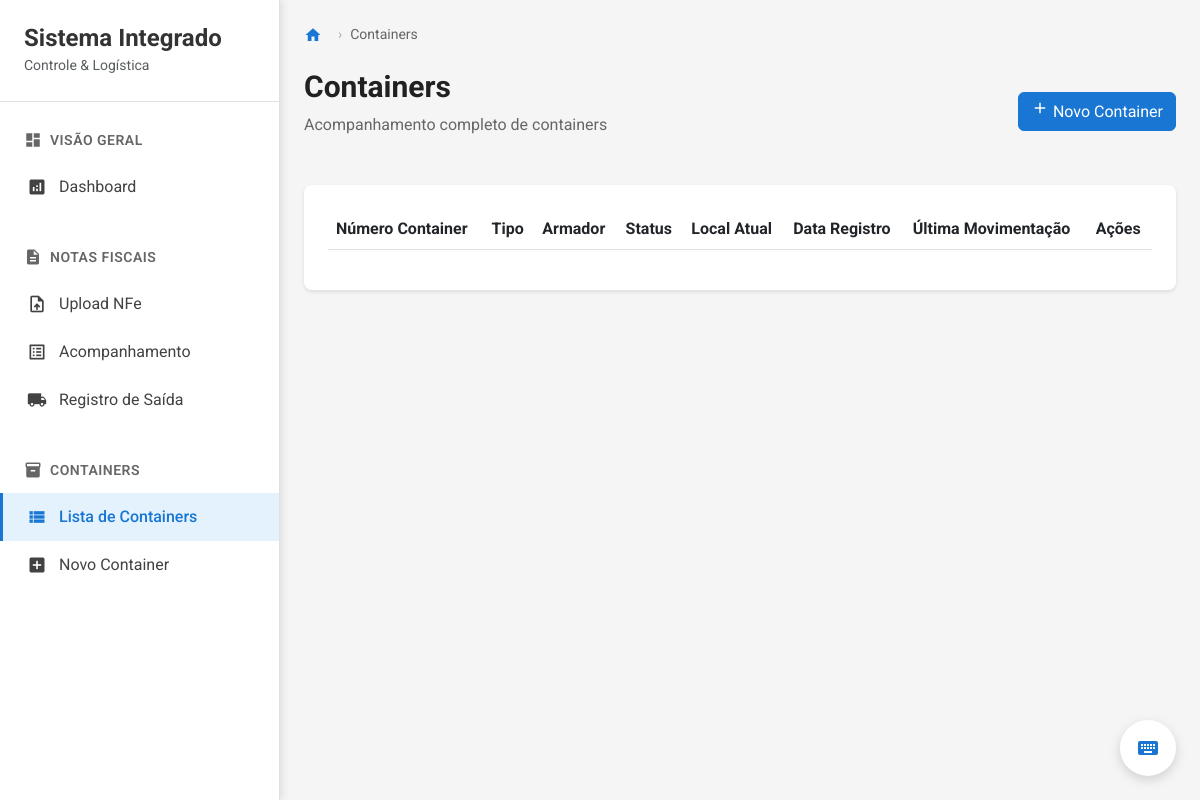
The app's page /containers, older data.
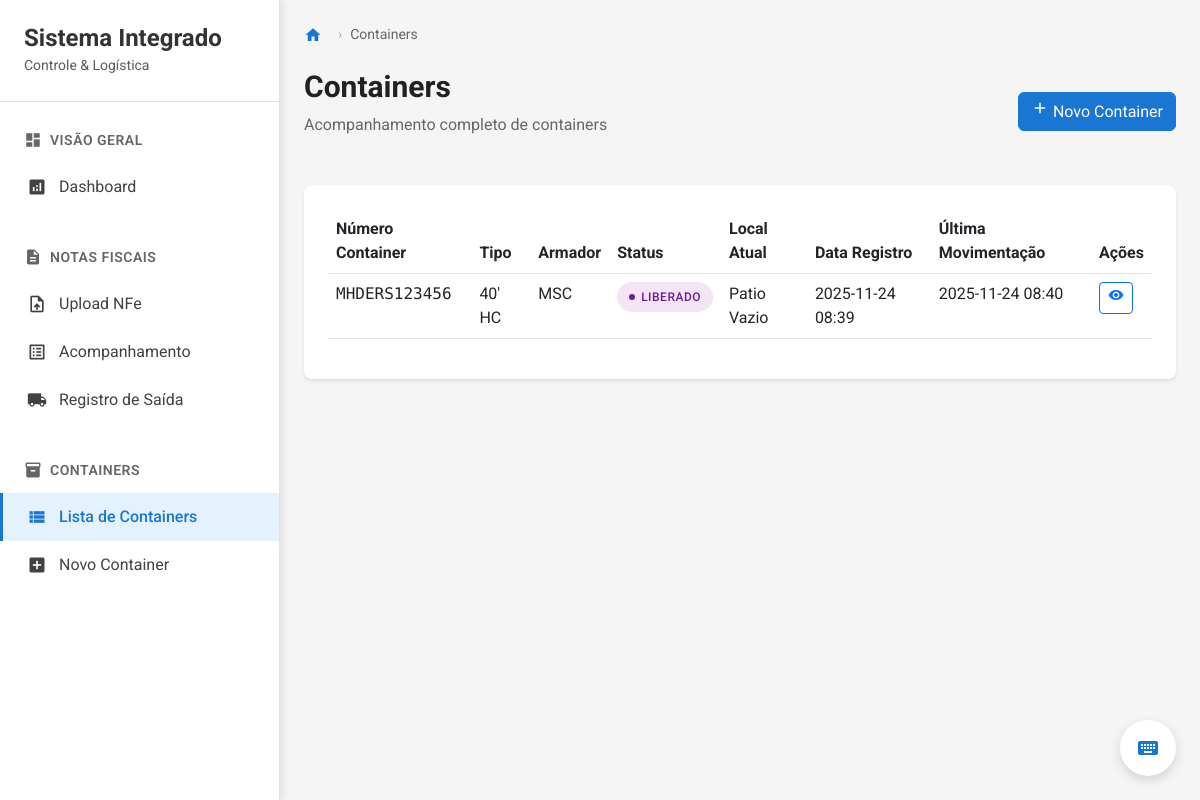
The same page, newer data.
### tables this page shows
CREATE TABLE containers (
            id INTEGER PRIMARY KEY AUTOINCREMENT,
            numero_container TEXT NOT NULL UNIQUE,
            tipo TEXT NOT NULL,
            armador TEXT NOT NULL,
            status TEXT NOT NULL DEFAULT 'portaria',
            local_atual TEXT NOT NULL DEFAULT 'portaria',
            data_registro TEXT NOT NULL,
            data_atualizacao TEXT NOT NULL
        );

### app.py (the view)
@app.route('/containers')
def containers():
    containers_list = listar_containers()
    return render_template('containers.html', containers=containers_list)

### database.py (called while the page is built)
def get_db():
    conn = sqlite3.connect(DATABASE)
    conn.row_factory = sqlite3.Row
    conn.execute('PRAGMA foreign_keys = ON')
    return conn

def listar_containers():
    conn = get_db()
    cursor = conn.cursor()
    cursor.execute('''
        SELECT
            c.*,
            (SELECT MAX(rm.data_movimento)
             FROM registro_movimentacao rm
             WHERE rm.container_id = c.id) as ultima_movimentacao
        FROM containers c
        ORDER BY c.data_registro DESC
    ''')
    containers = cursor.fetchall()
    conn.close()
    return containers

### templates/containers.html (shortened to what this page needs)
{% extends "base.html" %}
{% block breadcrumb_items %}
<li class="breadcrumb-item active" aria-current="page">Containers</li>
{% endblock %}
{% block content %}
<div class="page-header d-flex justify-content-between align-items-center">
    <div>
        <h1 class="page-title">Containers</h1>
        <p class="page-subtitle">Acompanhamento completo de containers</p>
    </div>
    <a href="{{ url_for('container_novo') }}" class="btn btn-primary">
        <span class="material-icons" style="font-size: 18px;">add</span>
        Novo Container
    </a>
</div>
<div class="table-responsive">
    <table id="containersTable" class="table table-hover">
        <thead>
            <tr>
                <th>Número Container</th>
                <th>Tipo</th>
                <th>Armador</th>
                <th>Status</th>
                <th>Local Atual</th>
                <th>Data Registro</th>
                <th>Última Movimentação</th>
                <th>Ações</th>
            </tr>
        </thead>
        <tbody>
            {% for container in containers %}
            <tr>
                <td><span class="container-number">{{ container.numero_container }}</span></td>
                <td>{{ container.tipo }}</td>
                <td>{{ container.armador }}</td>
                <td>
                    <span class="status-badge {{ container.status }}">
                        <span class="dot"></span>
                        {% if container.status == 'portaria' %}Portaria
                        {% elif container.status == 'patio_cheio' %}Pátio Cheio
                        {% elif container.status == 'desova' %}Desova
                        {% elif container.status == 'patio_vazio' %}Pátio Vazio
                        {% elif container.status == 'liberado_saida' %}Liberado
                        {% endif %}
                    </span>
                </td>
                <td>{{ container.local_atual.replace('_', ' ').title() }}</td>
                <td>{{ container.data_registro[:16] if container.data_registro else '-' }}</td>
                <td>{{ container.ultima_movimentacao[:16] if container.ultima_movimentacao else '-' }}</td>
                <td>
                    <div class="btn-group">
                        <a href="{{ url_for('container_detalhe', container_id=container.id) }}" class="btn btn-sm btn-outline-primary" title="Ver detalhes">
                            <span class="material-icons" style="font-size: 16px;">visibility</span>
                        </a>
                    </div>
                </td>
            </tr>
            {% endfor %}
        </tbody>
    </table>
</div>
{% endblock %}

### templates/base.html (shortened to what this page needs)
<!DOCTYPE html>
<html lang="pt-BR">
<head>
    <link href="https://cdn.jsdelivr.net/npm/bootstrap@5.3.0/dist/css/bootstrap.min.css" rel="stylesheet">
    <link href="https://cdn.datatables.net/1.13.6/css/dataTables.bootstrap5.min.css" rel="stylesheet">
    <link href="{{ url_for('static', filename='css/style.css') }}" rel="stylesheet">
</head>
<body>
    <button class="keyboard-shortcuts-btn" id="keyboardShortcutsBtn" aria-label="Atalhos de teclado" title="Atalhos de teclado (Alt+?)">
        <span class="material-icons">keyboard</span>
    </button>
    <div class="d-flex">
        <nav id="sidebar" class="sidebar bg-white border-end">
            <div class="sidebar-header p-4">
                <div class="d-flex justify-content-between align-items-start">
                    <div>
                        <h4 class="mb-0 fw-bold">Sistema Integrado</h4>
                        <small class="text-muted">Controle & Logística</small>
                    </div>
                </div>
            </div>
            <div class="sidebar-menu">
                <div class="menu-section">
                    <div class="section-title">
                        <span class="material-icons">dashboard</span>
                        <span>Visão Geral</span>
                    </div>
                    <a href="{{ url_for('dashboard') }}" class="menu-item {% if request.endpoint == 'dashboard' %}active{% endif %}">
                        <span class="material-icons">analytics</span>
                        <span>Dashboard</span>
                    </a>
                </div>
                <div class="menu-section">
                    <div class="section-title">
                        <span class="material-icons">description</span>
                        <span>Notas Fiscais</span>
                    </div>
                    <a href="{{ url_for('upload') }}" class="menu-item {% if request.endpoint == 'upload' %}active{% endif %}">
                        <span class="material-icons">upload_file</span>
                        <span>Upload NFe</span>
                    </a>
                    <a href="{{ url_for('acompanhamento') }}" class="menu-item {% if request.endpoint == 'acompanhamento' %}active{% endif %}">
                        <span class="material-icons">list_alt</span>
                        <span>Acompanhamento</span>
                    </a>
                    <a href="{{ url_for('saida') }}" class="menu-item {% if request.endpoint == 'saida' %}active{% endif %}">
                        <span class="material-icons">local_shipping</span>
                        <span>Registro de Saída</span>
                    </a>
                </div>
                <div class="menu-section">
                    <div class="section-title">
                        <span class="material-icons">inventory_2</span>
                        <span>Containers</span>
                    </div>
                    <a href="{{ url_for('containers') }}" class="menu-item {% if request.endpoint == 'containers' %}active{% endif %}">
                        <span class="material-icons">view_list</span>
                        <span>Lista de Containers</span>
                    </a>
                    <a href="{{ url_for('container_novo') }}" class="menu-item {% if request.endpoint == 'container_novo' %}active{% endif %}">
                        <span class="material-icons">add_box</span>
                        <span>Novo Container</span>
                    </a>
                </div>
            </div>
        </nav>
        <main class="main-content flex-grow-1">
            <div class="container-fluid px-4 py-4">
                {% block breadcrumb %}
                <nav aria-label="breadcrumb" class="breadcrumb-nav">
                    <ol class="breadcrumb">
                        <li class="breadcrumb-item"><a href="{{ url_for('index') }}"><span class="material-icons">home</span></a></li>
                        {% block breadcrumb_items %}{% endblock %}
                    </ol>
                </nav>
                {% endblock %}
                {% block content %}{% endblock %}
            </div>
        </main>
    </div>
</body>
</html>

### static/css/style.css (style rules this page uses)
:root { --primary-color: #1976d2; --primary-dark: #1565c0; --secondary-color: #424242; --success-color: #388e3c; --warning-color: #f57c00; --danger-color: #d32f2f; --info-color: #0288d1; --sidebar-width: 280px; }
* { margin: 0; padding: 0; box-sizing: border-box; }
body { font-family: 'Roboto', sans-serif; background-color: #f5f5f5; color: #333; }
.sidebar { width: var(--sidebar-width); min-height: 100vh; position: fixed; left: 0; top: 0; overflow-y: auto; box-shadow: 2px 0 8px rgba(0,0,0,0.1); }
.sidebar-header { border-bottom: 1px solid #e0e0e0; }
.sidebar-menu { padding: 1rem 0; }
.menu-section { margin-bottom: 1.5rem; }
.section-title { display: flex; align-items: center; gap: 0.5rem; padding: 0.75rem 1.5rem; font-size: 0.875rem; font-weight: 600; text-transform: uppercase; color: #666; letter-spacing: 0.5px; }
.section-title .material-icons { font-size: 18px; }
.menu-item { display: flex; align-items: center; gap: 0.75rem; padding: 0.75rem 1.5rem; color: #424242; text-decoration: none; transition: all 0.2s; border-left: 3px solid transparent; }
.menu-item.active { background-color: #e3f2fd; color: var(--primary-color); border-left-color: var(--primary-color); font-weight: 500; }
.menu-item .material-icons { font-size: 20px; }
.main-content { margin-left: var(--sidebar-width); min-height: 100vh; }
.page-header { margin-bottom: 2rem; }
.page-title { font-size: 1.875rem; font-weight: 700; color: #212121; margin-bottom: 0.5rem; }
.page-subtitle { color: #666; font-size: 1rem; }
.status-badge { display: inline-flex; align-items: center; gap: 0.375rem; padding: 0.375rem 0.75rem; border-radius: 9999px; font-size: 0.75rem; font-weight: 500; text-transform: uppercase; letter-spacing: 0.5px; }
.status-badge .dot { width: 6px; height: 6px; border-radius: 50%; }
.status-badge.liberado_saida { background-color: #f3e5f5; color: #6a1b9a; }
.status-badge.liberado_saida .dot { background-color: #6a1b9a; }
.btn-primary { background-color: var(--primary-color); border-color: var(--primary-color); }
.table-responsive { background: white; border-radius: 8px; padding: 1.5rem; box-shadow: 0 2px 4px rgba(0,0,0,0.1); }
.container-number { font-family: 'Roboto Mono', monospace; font-weight: 500; }
.breadcrumb-nav { margin-bottom: 1.5rem; }
.breadcrumb { background-color: transparent; padding: 0; margin-bottom: 0; font-size: 0.875rem; }
.breadcrumb-item { display: flex; align-items: center; }
.breadcrumb-item a { color: var(--primary-color); text-decoration: none; display: flex; align-items: center; transition: all 0.2s; }
.breadcrumb-item a .material-icons { font-size: 18px; }
.breadcrumb-item.active { color: #666; }
.breadcrumb-item + .breadcrumb-item::before { content: "›"; padding: 0 0.5rem; color: #aaa; }
.keyboard-shortcuts-btn { display: flex; position: fixed; bottom: 1.5rem; right: 1.5rem; z-index: 998; width: 56px; height: 56px; border: none; border-radius: 50%; background-color: white; color: var(--primary-color); cursor: pointer; align-items: center; justify-content: center; box-shadow: 0 4px 12px rgba(0,0,0,0.15); transition: all 0.2s; }

Row changes from the older to the newer data that the page shows:
added containers: numero_container "MHDERS123456", tipo "40' HC", armador "MSC", status "LIBERADO", local_atual.replace "Patio Vazio", data_registro "2025-11-24 08:39", data_atualizacao "2025-11-24 08:40"
